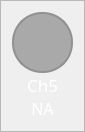
                     <widget class="QFrame" name="frame_ch5">
                      <property name="maximumSize">
                       <size>
                        <width>80</width>
                        <height>150</height>
                       </size>
                      </property>
                      <property name="styleSheet">
                       <string notr="true">QFrame{
	
	border-color: rgb(255, 98, 92);
}

QLabel{
	color: #FFF;
}</string>
                      </property>
                      <property name="frameShape">
                       <enum>QFrame::StyledPanel</enum>
                      </property>
                      <property name="frameShadow">
                       <enum>QFrame::Raised</enum>
                      </property>
                      <layout class="QVBoxLayout" name="verticalLayout_11">
                       <property name="spacing">
                        <number>0</number>
                       </property>
                       <item>
                        <widget class="QFrame" name="frame_ch5_color">
                         <property name="sizePolicy">
                          <sizepolicy hsizetype="Fixed" vsizetype="Fixed">
                           <horstretch>0</horstretch>
                           <verstretch>0</verstretch>
                          </sizepolicy>
                         </property>
                         <property name="minimumSize">
                          <size>
                           <width>61</width>
                           <height>61</height>
                          </size>
                         </property>
                         <property name="maximumSize">
                          <size>
                           <width>1000</width>
                           <height>61</height>
                          </size>
                         </property>
                         <property name="sizeIncrement">
                          <size>
                           <width>1</width>
                           <height>1</height>
                          </size>
                         </property>
                         <property name="styleSheet">
                          <string notr="true">border: 2px solid rgb(145, 145, 145);
border-radius: 30px;
background-color: rgb(169, 169, 169)</string>
                         </property>
                         <property name="frameShape">
                          <enum>QFrame::StyledPanel</enum>
                         </property>
                         <property name="frameShadow">
                          <enum>QFrame::Raised</enum>
                         </property>
                        </widget>
                       </item>
                       <item>
                        <widget class="QLabel" name="label_ch5">
                         <property name="minimumSize">
                          <size>
                           <width>61</width>
                           <height>0</height>
                          </size>
                         </property>
                         <property name="maximumSize">
                          <size>
                           <width>16777215</width>
                           <height>30</height>
                          </size>
                         </property>
                         <property name="font">
                          <font>
                           <family>DM Sans</family>
                           <pointsize>13</pointsize>
                           <weight>50</weight>
                           <italic>false</italic>
                           <bold>false</bold>
                          </font>
                         </property>
                         <property name="text">
                          <string>Ch5</string>
                         </property>
                         <property name="alignment">
                          <set>Qt::AlignCenter</set>
                         </property>
                        </widget>
                       </item>
                       <item>
                        <widget class="QLabel" name="label_ch5_value">
                         <property name="minimumSize">
                          <size>
                           <width>61</width>
                           <height>0</height>
                          </size>
                         </property>
                         <property name="maximumSize">
                          <size>
                           <width>16777215</width>
                           <height>30</height>
                          </size>
                         </property>
                         <property name="font">
                          <font>
                           <family>DM Sans</family>
                           <pointsize>12</pointsize>
                           <weight>50</weight>
                           <italic>false</italic>
                           <bold>false</bold>
                          </font>
                         </property>
                         <property name="styleSheet">
                          <string notr="true">font:12pt</string>
                         </property>
                         <property name="text">
                          <string>NA</string>
                         </property>
                         <property name="alignment">
                          <set>Qt::AlignCenter</set>
                         </property>
                        </widget>
                       </item>
                      </layout>
                     </widget>
